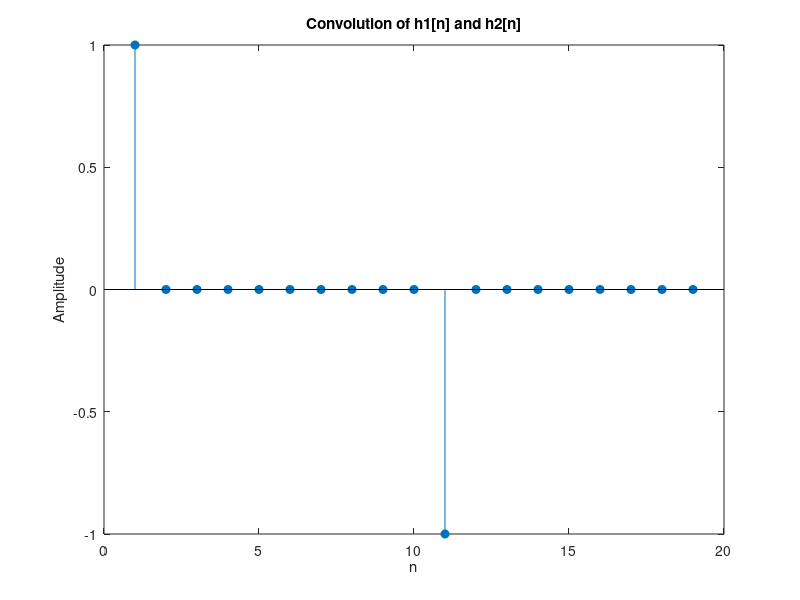

The MATLAB script that drew this image:
% Define the impulse responses h1[n] and h2[n]
h1 = [1 -1 zeros(1,8)];  % h1[n] = delta[n] - delta[n-1]
h2 = ones(1,10);         % h2[n] = u[n] (unit step function)

% Perform the convolution of h1 and h2
convolution = conv(h1, h2);

% Plot the convolution result
figure;
stem(convolution, 'filled');
title('Convolution of h1[n] and h2[n]');
xlabel('n');
ylabel('Amplitude');


